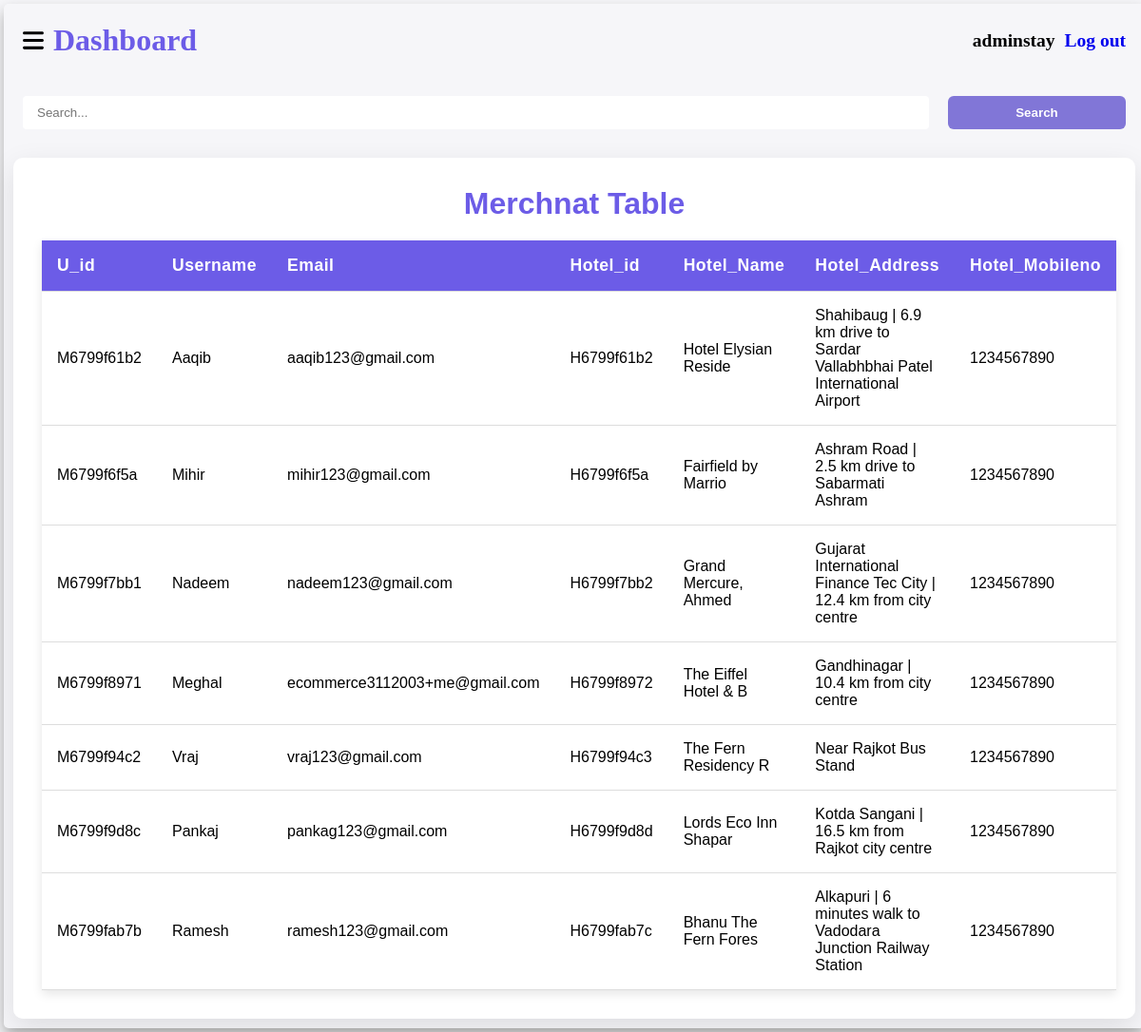
The page /Admin_dash.php (signed in) on the database its author committed.
### tables this page shows
CREATE TABLE `m_register` (
  `Um_id` varchar(10) NOT NULL,
  `Username` varchar(50) NOT NULL,
  `Email` varchar(50) NOT NULL,
  `Password` varchar(100) NOT NULL,
  `Hotel_id` varchar(10) NOT NULL,
  `Hotel_Name` varchar(20) NOT NULL,
  `Hotel_Address` text NOT NULL,
  `Hotel_Mobileno` char(15) NOT NULL,
  `Hotel_Bname` varchar(50) NOT NULL,
  `Hotel_AccountNo` char(20) NOT NULL,
  `Hotel_IFSCcode` char(15) NOT NULL
);

### Admin_dash.php (the view, shortened to what this page needs)
<!DOCTYPE html>
<html lang="en">
<head>
    <link rel="stylesheet" href="CSS/index.css">
    <link rel="stylesheet" href="https://cdnjs.cloudflare.com/ajax/libs/font-awesome/6.6.0/css/all.min.css" />
    <link rel="stylesheet" href="CSS/table.css">
</head>
<body>
    <div class="container">
        <div class="right">
            <div class="navbar">
                <h1 class="name">
                    <img src="./Images/ham.svg" id="hambtn">
                    <span>Dashboard</span>
                </h1>
                <h2 class="uname">
                    <?php
                    if (isset($_SESSION['adminname'])) {
                        echo   "<span>" . $_SESSION['adminname'] . "</span>";
                        echo  "<a href='Process/logout.php'>Log out</a>";
                    } else {
                        header("location:Admin.php");
                    }
                    ?>
                </h2>
            </div>
            <form method="POST">
                <div class="search">
                    <input class="stc" type="text" name="serch" placeholder="Search...">
                    <button class="scbtn" name="serchbtn">Search</button>
                </div>
            </form>
            <?php
            include './Process/cnn.php';
            if (array_key_exists('serchbtn', $_POST)) {
                serchdata();
            } else {
                $data  = mysqli_query($cnn, "Select * from  m_register");
                echo "<div class='table-container'>
                <h1>Merchnat Table</h1>
                    <table>
                        <thead>
                            <tr id ='data2'>
                                <th>U_id</th>
                                <th>Username</th>
                                <th>Email</th>
                                <th>Hotel_id</th>
                                <th>Hotel_Name</th>
                                <th>Hotel_Address</th>
                                <th>Hotel_Mobileno</th>
                            </tr>
                        </thead>";
                while ($d = mysqli_fetch_assoc($data)) {
                    echo "<tbody>
                            <tr>
                            <td><span id='data'>U_id : </span>" . $d['Um_id'] . "</td>
                                <td><span id='data'>Username : </span>" . $d['Username'] . "</td>
                                <td><span id='data'>Email : </span>" . $d['Email'] . "</td>
                                <td><span id='data'>Hotel_id : </span>" . $d['Hotel_id'] . "</td>
                                <td><span id='data'>Hotel_Name : </span>" . $d['Hotel_Name'] . "</td>
                                <td><span id='data'>Hotel_Address : </span>" . $d['Hotel_Address'] . "</td>
                                <td><span id='data'>Hotel_Mobileno : </span>" . $d['Hotel_Mobileno'] . "</td>
                            </tr>
                        </tbody>";
                }
            }
            echo "</table></div>";
            ?>
        </div>
    </div>
</body>
</html>

### CSS/index.css (style rules this page uses)
* { margin: 0; padding: 0; }
.name { display: flex; align-items: center; gap: 10px; margin: 20px; }
#hambtn { width: 22px; }
.container { background-color: #f6f6f9; display: flex; }
.right { width: 100vw; box-shadow: 0 0.5rem 1rem #D4D4D4; }
.right { border-radius: 5px; margin: 4px; box-shadow: 0 0.5rem 1rem #acacac; }
a { text-decoration: none; }
.navbar { cursor: pointer; font-size: 13px; display: flex; align-items: center; justify-content: space-between; }
.uname { margin-right: 20px; gap: 10px; display: flex; }

### CSS/table.css (style rules this page uses)
.table-container { overflow: auto; margin: 10px; background-color: white; padding: 30px; border-radius: 10px; box-shadow: 0 10px 30px rgba(0, 0, 0, 0.1); animation: fadeIn 1s ease-in-out; cursor: pointer; font-family: 'Lucida Sans', 'Lucida Sans Regular', 'Lucida Grande', 'Lucida Sans Unicode', Geneva, Verdana, sans-serif; }
h1 { text-align: center; color: #6c5ce7; font-size: 2rem; margin-bottom: 20px; animation: fadeIn 1.5s ease-out; }
table { width: 100%; border-collapse: collapse; margin-top: 20px; animation: fadeIn 1.5s ease-in-out; }
th, td { padding: 16px; text-align: left; border-bottom: 1px solid #ddd; transition: background-color 0.3s ease, transform 0.3s ease; }
th { background-color: #6c5ce7; color: white; font-size: 1.1rem; font-weight: 600; letter-spacing: 0.5px; }
table { box-shadow: 0 4px 10px rgba(0, 0, 0, 0.1); }
.stc { width: 100%; padding: 10px 15px; border-radius: 4px; border: none; }
.scbtn { padding: 6px; cursor: pointer; width: 20%; background: #8176d7; border-radius: 6px; font-weight: bold; border: none; color: white; font-family: 'Trebuchet MS', 'Lucida Sans Unicode', 'Lucida Grande', 'Lucida Sans', Arial, sans-serif; }
.search { gap: 20px; display: flex; justify-content: center; padding: 20px; }

### rows shown on the page
m_register: Um_id "M6799f61b2", Username "Aaqib", Email "aaqib123@gmail.com", Hotel "H6799f61b2", Hotel_Name "Hotel Elysian Reside", Hotel_Address "Shahibaug | 6.9 km drive to Sardar Vallabhbhai Patel International Airport", Hotel_Mobileno "1234567890"
m_register: Um_id "M6799f6f5a", Username "Mihir", Email "mihir123@gmail.com", Hotel "H6799f6f5a", Hotel_Name "Fairfield by Marrio", Hotel_Address "Ashram Road | 2.5 km drive to Sabarmati Ashram", Hotel_Mobileno "1234567890"
m_register: Um_id "M6799f7bb1", Username "Nadeem", Email "nadeem123@gmail.com", Hotel "H6799f7bb2", Hotel_Name "Grand Mercure, Ahmed", Hotel_Address "Gujarat International Finance Tec City | 12.4 km from city centre", Hotel_Mobileno "1234567890"
m_register: Um_id "M6799f8971", Username "Meghal", Email "ecommerce3112003+me@gmail.com", Hotel "H6799f8972", Hotel_Name "The Eiffel Hotel & B", Hotel_Address "Gandhinagar | 10.4 km from city centre", Hotel_Mobileno "1234567890"
m_register: Um_id "M6799f94c2", Username "Vraj", Email "vraj123@gmail.com", Hotel "H6799f94c3", Hotel_Name "The Fern Residency R", Hotel_Address "Near Rajkot Bus Stand", Hotel_Mobileno "1234567890"
m_register: Um_id "M6799f9d8c", Username "Pankaj", Email "pankag123@gmail.com", Hotel "H6799f9d8d", Hotel_Name "Lords Eco Inn Shapar", Hotel_Address "Kotda Sangani | 16.5 km from Rajkot city centre", Hotel_Mobileno "1234567890"
m_register: Um_id "M6799fab7b", Username "Ramesh", Email "ramesh123@gmail.com", Hotel "H6799fab7c", Hotel_Name "Bhanu The Fern Fores", Hotel_Address "Alkapuri | 6 minutes walk to Vadodara Junction Railway Station", Hotel_Mobileno "1234567890"

### other values the page prints
$_SESSION['adminname'] "adminstay"
